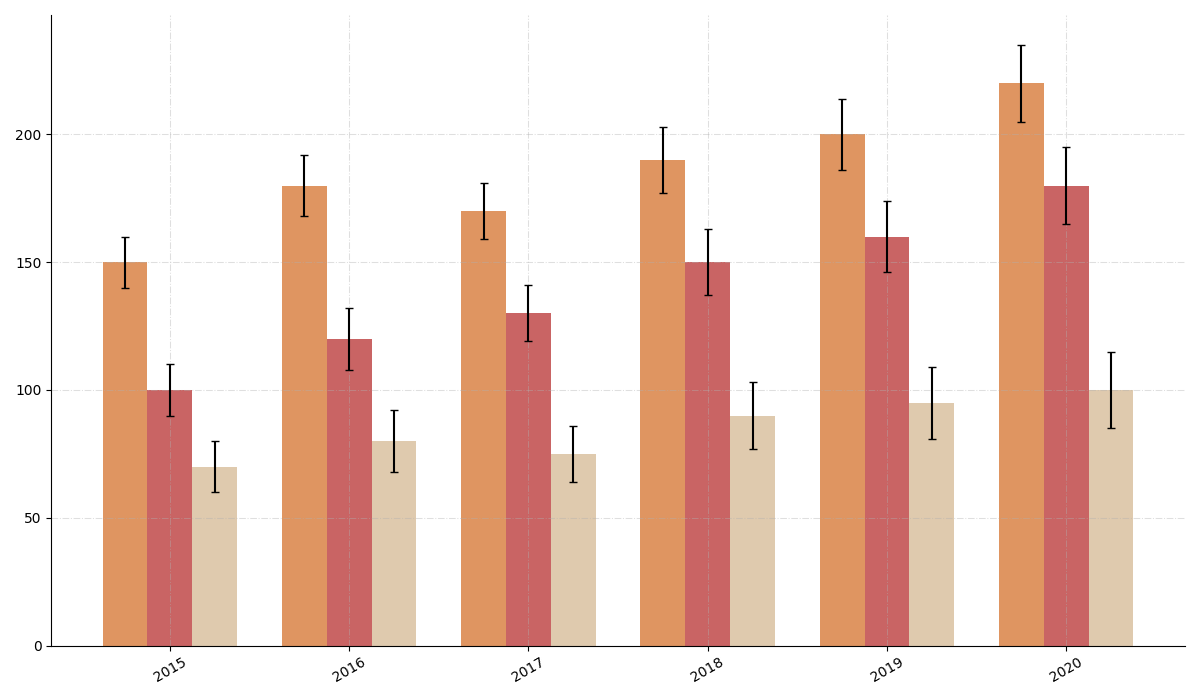

Source code (Python):
import matplotlib.pyplot as plt
import numpy as np

# Data
years = np.array([2015, 2016, 2017, 2018, 2019, 2020])
milk_chocolate_sales = np.array([150, 180, 170, 190, 200, 220])
dark_chocolate_sales = np.array([100, 120, 130, 150, 160, 180])
white_chocolate_sales = np.array([70, 80, 75, 90, 95, 100])
sales_errors = np.array([10, 12, 11, 13, 14, 15])

fig, ax = plt.subplots(figsize=(12, 7))

bar_width = 0.25
bar_positions1 = years - bar_width
bar_positions2 = years
bar_positions3 = years + bar_width

# Bar plot
ax.bar(bar_positions1, milk_chocolate_sales, bar_width, yerr=sales_errors, capsize=3, color='chocolate', alpha=0.7)
ax.bar(bar_positions2, dark_chocolate_sales, bar_width, yerr=sales_errors, capsize=3, color='firebrick', alpha=0.7)
ax.bar(bar_positions3, white_chocolate_sales, bar_width, yerr=sales_errors, capsize=3, color='tan', alpha=0.7)

# Change tick appearance
ax.set_xticks(years)
ax.set_xticklabels(years, rotation=30, fontsize=10)

# Grid settings
ax.grid(True, linestyle='-.', linewidth=0.75, alpha=0.4)

# Borders removed
ax.spines['top'].set_visible(False)
ax.spines['right'].set_visible(False)

plt.tight_layout()
plt.show()
